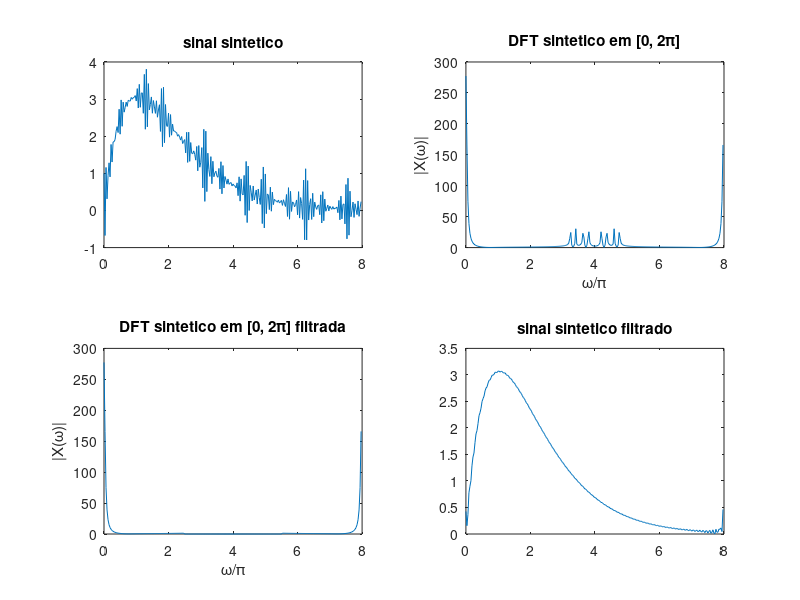

The MATLAB script that drew this image:
%% Inicialização do ambiente
clear ; close all; clc

%% Exercício 3
sintetico_data = fopen('sintetico.csv');
sintetico = textscan(sintetico_data, '%f', 'Delimiter', ',');
sintetico = sintetico{1,1};
fclose(sintetico_data);
N = length(sintetico);

FS = 8;
f = (0:N-1)/N*FS;

figure(1)

subplot(2,2,1)
plot(f, sintetico);
title('sinal sintetico');

subplot(2,2,2)
DFT_Xa = fft(sintetico, N);
plot(f, abs(DFT_Xa))
xlabel('\omega/\pi'), ylabel('|X(\omega)|'), title('DFT sintetico em [0, 2\pi]')

subplot(2,2,3)
low_pass_filter = ones(N,1);
low_pass_filter(81:177) = 0; % 2.5 H 5.5
DFT_Xa_filtered = DFT_Xa.*low_pass_filter;
plot(f, abs(DFT_Xa_filtered))
xlabel('\omega/\pi'), ylabel('|X(\omega)|'), title('DFT sintetico em [0, 2\pi] filtrada')

subplot(2,2,4)
plot(f, abs(ifft(DFT_Xa_filtered)));
title('sinal sintetico filtrado');


function f = X(N, inicio, fim)
f = (0:(1/N):(1 - 1/N))*(fim-inicio)+inicio;
end